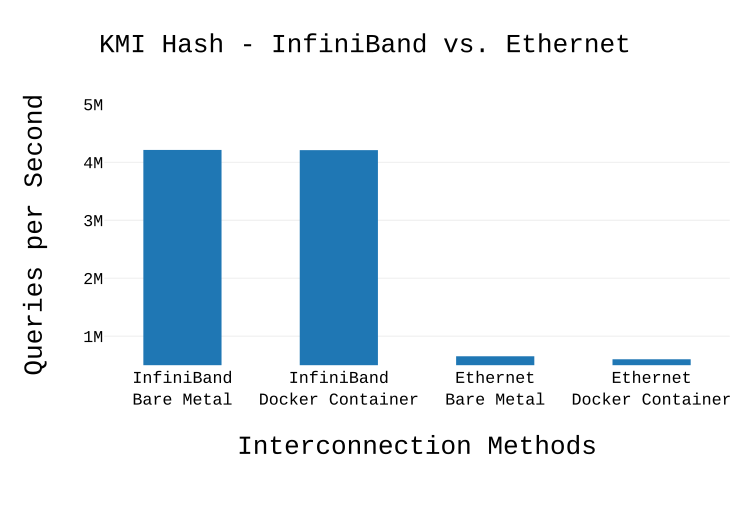

Python code for this plot:
import plotly.plotly as py
import plotly.graph_objs as go


trace1 = go.Bar(
		text=dict(family='Courier New, monospace',size=14,color='#000000'),
		x =["InfiniBand<br>Bare Metal",
		"InfiniBand<br>Docker Container",
		"Ethernet<br>Bare Metal",
		"Ethernet<br>Docker Container"],
		y=[4213375.45,	4209725.12,	653820.84,	602075.23
		]
	       )
data = [trace1]

layout = go.Layout(
		margin = dict(l = 100, r = 0, b = 150, t = -100),
		bargap=0.5,
		barmode='group',
		title="KMI Hash - InfiniBand vs. Ethernet",
		titlefont=dict(family='Courier New, monospace',size=25,color='#000000'),

		xaxis=dict( 
			title='Interconnection Methods',
			titlefont=dict(family='Courier New, monospace',size=25,color='#000000'),
			tickfont=dict(family='Courier New, monospace',size=16,color='#000000')
			),
		yaxis=dict(
			title='Queries per Second',
			titlefont=dict(family='Courier New, monospace',size=25,color='#000000'),
			tickfont=dict(family='Courier New, monospace',size=16,color='#000000'),
			range=[500000,5000000]
			)

		)



fig = go.Figure(data=data, layout=layout)
py.image.save_as(fig, filename="hash_infiniband_ethernet.pdf") 
